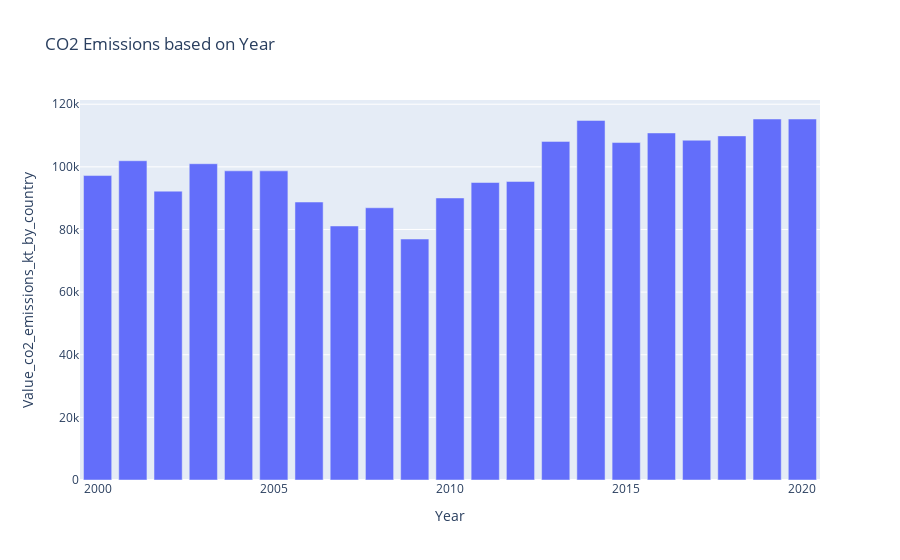

The notebook cell this image was saved under:
### Code cell
px.bar(
    data_frame= df_nigeria,
    x = 'Year',
    y= 'Value_co2_emissions_kt_by_country',
    title = 'CO2 Emissions based on Year'
)

### Figure 1 — Plotly figure (JSON) as saved in the notebook; plotly's stock layout.template omitted (floating-point values rounded to 4 significant figures)
{"data": [{"alignmentgroup": "True", "hovertemplate": "Year=%{x}<br>Value_co2_emissions_kt_by_country=%{y}<extra></extra>", "legendgroup": "", "marker": {"color": "#636efa", "pattern": {"shape": ""}}, "name": "", "offsetgroup": "", "orientation": "v", "showlegend": false, "textposition": "auto", "type": "bar", "x": [2000, 2001, 2002, 2003, 2004, 2005, 2006, 2007, 2008, 2009, 2010, 2011, 2012, 2013, 2014, 2015, 2016, 2017, 2018, 2019, 2020], "xaxis": "x", "y": [97220, 101950, 92240.0, 101000, 98730.0, 98720.0, 88770.0, 81120.0, 86930.0, 76950.0, 90060.0, 95000, 95340.0, 108100.0, 114800.0, 107800.0, 110800.0, 108500, 109900.0, 115300.0, 115300.0], "yaxis": "y"}], "layout": {"autosize": true, "barmode": "relative", "legend": {"tracegroupgap": 0}, "title": {"text": "CO2 Emissions based on Year"}, "xaxis": {"anchor": "y", "autorange": true, "domain": [0, 1], "range": [2000.0, 2020.0], "title": {"text": "Year"}, "type": "linear"}, "yaxis": {"anchor": "x", "autorange": true, "domain": [0, 1], "range": [0, 121300.0], "title": {"text": "Value_co2_emissions_kt_by_country"}, "type": "linear"}}}
